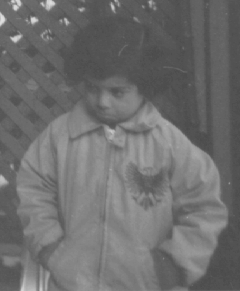
#> input picture 20190320/pout.tif, 240 x 291 px
$ python T01_imgshow.py
#> lines starting #> are read from the running program, lines starting #| are printed output that depends on the picture
import numpy as np
import cv2
from matplotlib import pyplot as plt
#載入圖片
img = cv2.imread('pout.tif')
#> img is the input picture: shape (291, 240, 3); min 74, max 224, mean 110.3
gray = cv2.imread('pout.tif')
#得知圖片大小
sp=img.shape
#> sp = (291, 240, 3)

fig = np.arange(0,256)
num = np.zeros(256)
num2 = np.zeros(256)
num3 = np.zeros(256)
minn = 0
val2 = 0
#直方圖
for x in range(0,sp[0]):
    for y in range(0,sp[1]):
        val=img[x,y]
        num[val]+=1
#> after the loop, num = 256 values, max 3628 at index 82, min 0 at index 0, mean 272.8
#找到最小值並累積分布函數
for y in range(0,256):
    if num[y]>0 and minn==0:
        minn=num[y]
    if num[y]>0:
        num2[y]=num[y]+num2[val2]
        val2=y
#> this loop made 256 passes
#> minn on pass 75: 2
#> after the loop, minn = 2; num2 = 256 values, max 69840 at index 224, min 0 at index 0, mean 25844.9
#改變圖片像素並製作等化直方圖
for x in range(0,sp[0]):
    for y in range(0,sp[1]):
        gray[x,y]=np.round((num2[gray[x,y]]-minn)/(291*240-minn)*255)
        val=gray[x,y]
        num3[val]+=1
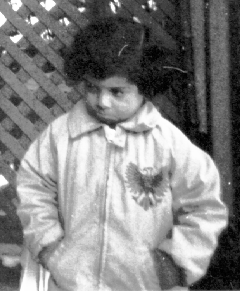
#> gray: shape (291, 240, 3); min 0, max 255, mean 130.4
#> after the loop, num3 = 256 values, max 3628 at index 25, min 0 at index 1, mean 272.8
#顯示結果
plt.subplot(2,2,1)
plt.axis('off')
plt.imshow(img)
plt.subplot(2,2,2)
plt.axis('off')
plt.imshow(gray)
plt.subplot(2,2,3)
plt.plot(fig,num[fig])
plt.subplot(2,2,4)
plt.plot(fig,num3[fig])
plt.show()
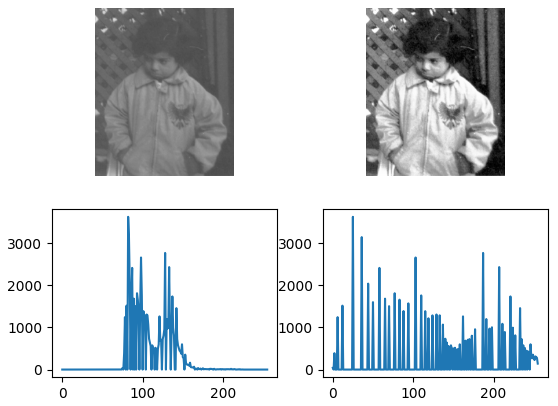
#> figure drawn by matplotlib, 4 panels; panel 3: curve peaks at x = 82, y = 3628; panel 4: curve peaks at x = 25, y = 3628
